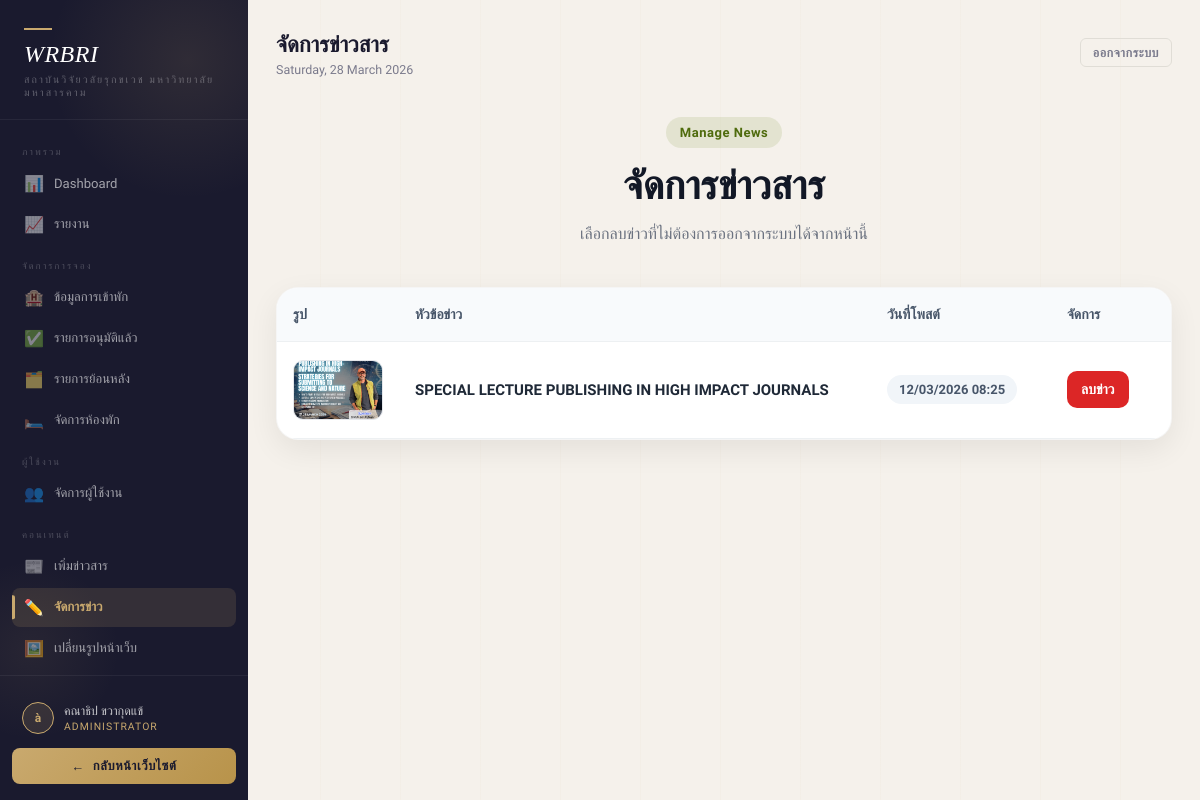
The app's page /manage_news.php (signed in) with its own data.
### tables this page shows
CREATE TABLE `news` (
  `id` int(11) NOT NULL,
  `title` varchar(255) NOT NULL,
  `short_desc` text NOT NULL,
  `content` longtext NOT NULL,
  `image` varchar(255) DEFAULT NULL,
  `category` varchar(100) DEFAULT NULL,
  `news_date` date DEFAULT NULL,
  `created_at` timestamp NOT NULL DEFAULT current_timestamp()
);

### manage_news.php (the view, shortened to what this page needs)
<?php
include 'config.php';
$result = $conn->query("SELECT * FROM news ORDER BY id DESC");
include 'admin_layout_top.php';
?>
<div class="page-wrap-local">
    <div class="page-head-local">
        <div class="badge">Manage News</div>
        <h1>จัดการข่าวสาร</h1>
        <p>เลือกลบข่าวที่ไม่ต้องการออกจากระบบได้จากหน้านี้</p>
    </div>
    <?php if($result && $result->num_rows > 0): ?>
        <div class="table-wrap-local">
            <table class="table-local">
                <thead>
                    <tr>
                        <th style="width:90px;">รูป</th>
                        <th>หัวข้อข่าว</th>
                        <th style="width:180px;">วันที่โพสต์</th>
                        <th style="width:120px;">จัดการ</th>
                    </tr>
                </thead>
                <tbody>
                    <?php while($row = $result->fetch_assoc()): ?>
                        <tr>
                            <td>
                                <div class="thumb-local">
                                    <?php if(!empty($row["image"])): ?>
                                        <img src="uploads/<?php echo htmlspecialchars($row["image"]); ?>" alt="">
                                    <?php else: ?>
                                        ไม่มีรูป
                                    <?php endif; ?>
                                </div>
                            </td>
                            <td>
                                <div class="news-title-local">
                                    <?php echo htmlspecialchars($row["title"]); ?>
                                </div>
                            </td>
                            <td>
                                <span class="date-badge-local">
                                    <?php echo date("d/m/Y H:i", strtotime($row["created_at"])); ?>
                                </span>
                            </td>
                            <td>
                                <a
                                    class="delete-btn-local"
                                    href="delete_news.php?id=<?php echo (int)$row["id"]; ?>"
                                    onclick="return confirm('คุณแน่ใจหรือไม่ว่าต้องการลบข่าวนี้?');"
                                >
                                    ลบข่าว
                                </a>
                            </td>
                        </tr>
                    <?php endwhile; ?>
                </tbody>
            </table>
        </div>
    <?php endif; ?>
</div>
<?php
include 'admin_layout_bottom.php';
?>

### admin_layout_top.php (style rules this page uses)
*, *::before, *::after { box-sizing: border-box; margin: 0; padding: 0; }
:root { --ink: #1a1a2e; --ink2: #121220; --accent: #c9a96e; --accent2: #e8d5b0; --accent-dim: rgba(201,169,110,0.15); --bg: #f5f1eb; --card: #ffffff; --muted: #7a7a8c; --border: #e0ddd6; --danger: #c0392b; --success: #2e7d32; --text: #1a1a2e; --sidebar-w: 248px; }
html, body { height: 100%; }
body { font-family: 'Sarabun', sans-serif; background: var(--bg); color: var(--text); overflow-x: hidden; }
body::before { content: ''; position: fixed; inset: 0; pointer-events: none; z-index: 0; background-image: repeating-linear-gradient( 90deg, rgba(201,169,110,0.03) 0px, rgba(201,169,110,0.03) 1px, transparent 1px, transparent 80px ); }
.badge { display: inline-block; padding: 3px 9px; border-radius: 20px; font-size: 0.7rem; font-weight: 600; letter-spacing: 0.04em; }

### manage_news.php (style rules this page uses)
.page-wrap-local { width:100%; max-width:1150px; margin:0 auto; }
.page-head-local { text-align:center; padding:12px 0 10px; margin-bottom:28px; }
.page-head-local .badge { display:inline-block; background:rgba(99,132,17,.12); color:#4f6b0d; font-size:13px; font-weight:700; padding:8px 14px; border-radius:999px; margin-bottom:14px; }
.page-head-local h1 { font-size:40px; line-height:1.2; margin-bottom:10px; color:#121826; font-weight:800; }
.page-head-local p { color:#6b7280; font-size:16px; max-width:760px; margin:0 auto; line-height:1.8; }
.table-wrap-local { background:#fff; border-radius:22px; box-shadow:0 10px 30px rgba(0,0,0,.07); overflow:hidden; border:1px solid rgba(0,0,0,.04); }
.table-local { width:100%; border-collapse:collapse; }
.table-local thead { background:#f8fafc; }
.table-local th, .table-local td { padding:18px 16px; text-align:left; vertical-align:middle; border-bottom:1px solid #edf0f2; }
.table-local th { font-size:14px; color:#475569; font-weight:700; }
.table-local td { font-size:15px; color:#1f2937; }
.news-title-local { font-weight:700; line-height:1.6; word-break:break-word; }
.thumb-local { width:90px; height:60px; border-radius:10px; overflow:hidden; background:#eef2f7; border:1px solid #e5e7eb; display:flex; align-items:center; justify-content:center; color:#94a3b8; font-size:12px; }
.thumb-local img { width:100%; height:100%; object-fit:cover; display:block; }
.date-badge-local { display:inline-block; background:#f1f5f9; color:#475569; padding:7px 12px; border-radius:999px; font-size:13px; font-weight:600; white-space:nowrap; }
.delete-btn-local { display:inline-block; background:#dc2626; color:#fff; padding:10px 14px; border-radius:10px; font-size:14px; font-weight:700; transition:.25s ease; text-decoration:none; }

### records on screen
news: image (picture), title "SPECIAL LECTURE PUBLISHING IN HIGH IMPACT JOURNALS", created_at "12/03/2026 08:25"

### other values on screen
substr($_SESSION['user_name'] ?? 'A', 0, 1) "à"
$_SESSION['user_name'] "คณาธิป ขวากุดแข้"
$pageTitle "จัดการข่าวสาร"
